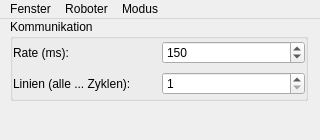
<ui version="4.0" >
 <class>TeamcontrolMainWidget</class>
 <widget class="QMainWindow" name="TeamcontrolMainWidget" >
  <property name="geometry" >
   <rect>
    <x>0</x>
    <y>0</y>
    <width>320</width>
    <height>140</height>
   </rect>
  </property>
  <property name="sizePolicy" >
   <sizepolicy>
    <hsizetype>0</hsizetype>
    <vsizetype>0</vsizetype>
    <horstretch>0</horstretch>
    <verstretch>0</verstretch>
   </sizepolicy>
  </property>
  <property name="minimumSize" >
   <size>
    <width>0</width>
    <height>29</height>
   </size>
  </property>
  <property name="maximumSize" >
   <size>
    <width>320</width>
    <height>140</height>
   </size>
  </property>
  <property name="windowTitle" >
   <string>Teamcontrol</string>
  </property>
  <widget class="QWidget" name="widget" >
   <widget class="QGroupBox" name="groupBox13" >
    <property name="geometry" >
     <rect>
      <x>10</x>
      <y>0</y>
      <width>298</width>
      <height>82</height>
     </rect>
    </property>
    <property name="font" >
     <font/>
    </property>
    <property name="title" >
     <string>Kommunikation</string>
    </property>
    <layout class="QGridLayout" >
     <property name="margin" >
      <number>0</number>
     </property>
     <property name="spacing" >
      <number>6</number>
     </property>
     <item row="0" column="0" >
      <widget class="QLabel" name="textLabel2" >
       <property name="text" >
        <string>Rate (ms):</string>
       </property>
       <property name="wordWrap" >
        <bool>false</bool>
       </property>
      </widget>
     </item>
     <item row="0" column="1" >
      <widget class="QSpinBox" name="spin_rate" >
       <property name="maximum" >
        <number>1000</number>
       </property>
       <property name="minimum" >
        <number>50</number>
       </property>
       <property name="singleStep" >
        <number>25</number>
       </property>
       <property name="value" >
        <number>150</number>
       </property>
      </widget>
     </item>
     <item row="1" column="0" >
      <widget class="QLabel" name="textLabel1" >
       <property name="text" >
        <string>Linien (alle ... Zyklen):</string>
       </property>
       <property name="wordWrap" >
        <bool>false</bool>
       </property>
      </widget>
     </item>
     <item row="1" column="1" >
      <widget class="QSpinBox" name="spin_lines" >
       <property name="maximum" >
        <number>10</number>
       </property>
       <property name="minimum" >
        <number>1</number>
       </property>
      </widget>
     </item>
    </layout>
   </widget>
  </widget>
  <widget class="QMenuBar" name="MenuBarEditor" >
   <property name="geometry" >
    <rect>
     <x>0</x>
     <y>0</y>
     <width>320</width>
     <height>29</height>
    </rect>
   </property>
   <widget class="QMenu" name="Roboter" >
    <property name="title" >
     <string>Roboter</string>
    </property>
   </widget>
   <widget class="QMenu" name="Modus" >
    <property name="title" >
     <string>Modus</string>
    </property>
    <addaction name="MasterOnlyAction" />
    <addaction name="MasterAction" />
    <addaction name="SlaveAction" />
    <addaction name="masterSlaveMessageAction" />
   </widget>
   <widget class="QMenu" name="Fenster" >
    <property name="title" >
     <string>Fenster</string>
    </property>
    <addaction name="fensterSpielfeldAction" />
    <addaction name="fensterRefereeStatesAction" />
    <addaction name="fensterJoystickAction" />
    <addaction name="fensterTrainerAction" />
    <addaction name="fensterCommunicationLoadAction" />
   </widget>
   <addaction name="Fenster" />
   <addaction name="Roboter" />
   <addaction name="Modus" />
  </widget>
  <action name="fensterSpielfeldAction" >
   <property name="text" >
    <string>Spielfeld</string>
   </property>
   <property name="iconText" >
    <string>Spielfeld</string>
   </property>
  </action>
  <action name="fensterRefereeStatesAction" >
   <property name="text" >
    <string>RefereeStates</string>
   </property>
   <property name="iconText" >
    <string>RefereeStates</string>
   </property>
  </action>
  <action name="fensterJoystickAction" >
   <property name="text" >
    <string>Joystick</string>
   </property>
   <property name="iconText" >
    <string>Joystick</string>
   </property>
  </action>
  <action name="fensterTrainerAction" >
   <property name="text" >
    <string>Trainer</string>
   </property>
   <property name="iconText" >
    <string>Trainer</string>
   </property>
  </action>
  <action name="fensterCommunicationLoadAction" >
   <property name="iconText" >
    <string>Kommunikationslast</string>
   </property>
  </action>
  <action name="MasterAction" >
   <property name="checkable" >
    <bool>true</bool>
   </property>
   <property name="text" >
    <string>Master</string>
   </property>
   <property name="iconText" >
    <string>Master</string>
   </property>
  </action>
  <action name="MasterOnlyAction" >
   <property name="checkable" >
    <bool>true</bool>
   </property>
   <property name="iconText" >
    <string>Single</string>
   </property>
  </action>
  <action name="SlaveAction" >
   <property name="checkable" >
    <bool>true</bool>
   </property>
   <property name="iconText" >
    <string>Slave</string>
   </property>
  </action>
  <action name="masterSlaveMessageAction" >
   <property name="iconText" >
    <string>Anzeige</string>
   </property>
  </action>
 </widget>
 <layoutdefault spacing="6" margin="11" />
 <pixmapfunction>qPixmapFromMimeSource</pixmapfunction>
 <tabstops>
  <tabstop>spin_rate</tabstop>
 </tabstops>
 <resources/>
 <connections/>
</ui>
